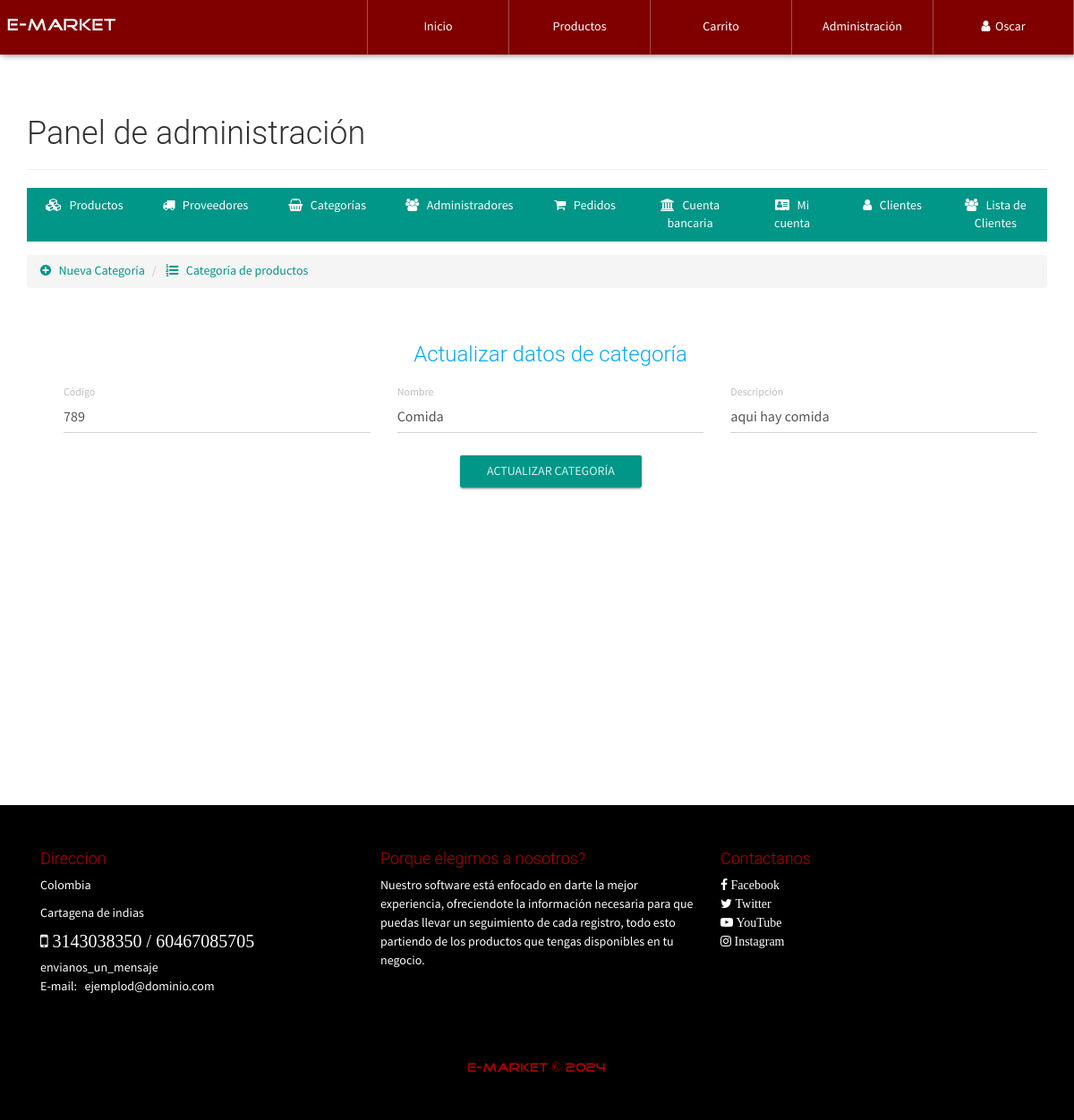
Screenshot of /configAdmin.php?view=categoryinfo&code=789 (signed in) with the database file from the repository.
### tables this page shows
CREATE TABLE `categoria` (
  `CodigoCat` varchar(30) NOT NULL,
  `Nombre` varchar(30) NOT NULL,
  `Descripcion` text NOT NULL
);

### Consultas/ConsultasSql.php (called while the page is built, shortened)
<?php
class ejecutar {
    public static function conectar(){
        if(!$con=  mysqli_connect(SERVER,USER,PASS,BD)){
            echo "Error en el servidor, verifique sus datos";
        }
        mysqli_set_charset($con, "utf8");
        return $con;
    }
    public static function consultar($query) {
        if (!$consul = mysqli_query(ejecutar::conectar(), $query)) {
            echo 'Error en la consulta SQL ejecutada';
        }
        return $consul;
    }
}

### admin/categoryinfo-view.php (the view, shortened to what this page needs)
<ul class="breadcrumb" style="margin-bottom: 5px;">
    <li>
        <a href="configAdmin.php?view=category">
            <i class="fa fa-plus-circle" aria-hidden="true"></i> &nbsp; Nueva Categoría
        </a>
    </li>
    <li>
        <a href="configAdmin.php?view=categorylist"><i class="fa fa-list-ol" aria-hidden="true"></i> &nbsp; Categoría de productos</a>
    </li>
</ul>
<div class="container">
	<div class="row">
        <div class="col-xs-12">
            <div class="container-form-admin">
                <h3 class="text-info text-center">Actualizar datos de categoría</h3>
                <?php
                	$code=$_GET['code'];
                	$categoria=ejecutar::consultar("SELECT * FROM categoria WHERE CodigoCat='$code'");
                	$cate=mysqli_fetch_array($categoria, MYSQLI_ASSOC);
                ?>
                <form action="./process/updateCategory.php" method="POST" class="FormCatElec" data-form="update">
                    <div class="container-fluid">
                        <div class="row">
                            <div class="col-xs-12 col-sm-6 col-md-4">
                                <div class="form-group label-floating">
                                    <label class="control-label">Código</label>
                                    <input class="form-control" type="text" value="<?php echo $cate['CodigoCat']; ?>" name="categ-code" maxlength="9" readonly>
                                </div>
                            </div>
                            <div class="col-xs-12 col-sm-6 col-md-4">
                                <div class="form-group label-floating">
                                    <label class="control-label">Nombre</label>
                                    <input class="form-control" value="<?php echo $cate['Nombre']; ?>" type="text" name="categ-name" maxlength="30" required="">
                                </div>
                            </div>
                            <div class="col-xs-12 col-sm-6 col-md-4">
                                <div class="form-group label-floating">
                                    <label class="control-label">Descripción</label>
                                    <input class="form-control" value="<?php echo $cate['Descripcion']; ?>" type="text" name="categ-descrip" required="">
                                </div>
                            </div>
                        </div>
                    </div>
                    <p class="text-center"><button type="submit" class="btn btn-primary btn-raised">Actualizar categoría</button></p>
                </form>
            </div>
        </div>
    </div>
</div>

### css/style.css (style rules this page uses)
body { font-family: "FontFamilySPro"; line-height: 1.5; font-size: 1.4em; width: 100%; height: 100%; margin: 0px; padding: 0px; background-position: center center; background-repeat: no-repeat; background-attachment: fixed; background-size: cover; background-color: #ffffff; }
footer { width: 100%; color: #fff; background-color: #000000; padding: 40px 0px; }
.text-footer { color: #b40000; }
footer a { color: #fff; }
.tittles-pages-logo { font-family: "FontFamilyLogo"; }
.container-form-admin { border: 1px solid #ffffff !important; border-radius: 4px; padding: 10px; margin-top: 25px; }
#container-page-configAdmin { background-image: url(../imagenes/img/font.JPG); }

### rows the page displays
categoria: categ-code "789", categ-name "Comida", categ-descrip "aqui hay comida"

### other values shown
$_SESSION['nombreAdmin'] "Oscar"
